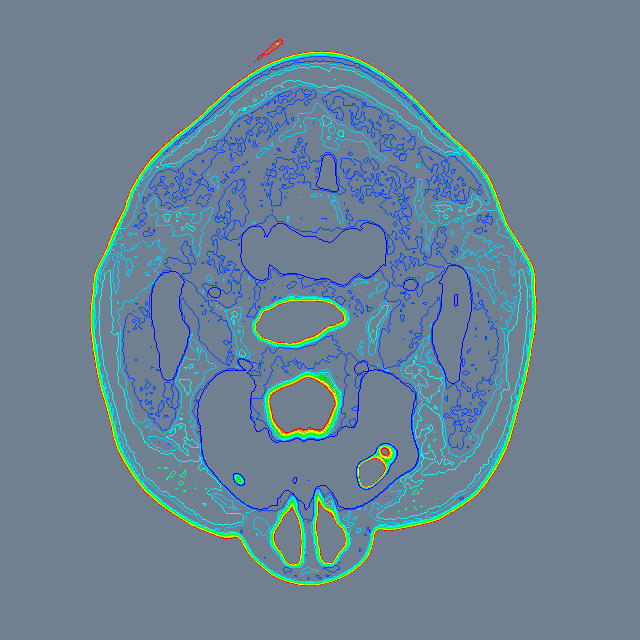

Reproduce this figure in Python.
#!/usr/bin/env python

# Generate 2D contour lines on a CT head slice using vtkFlyingEdges2D.

import os
from pathlib import Path

# Factory overrides: importing these modules registers the OpenGL rendering
# and interaction style implementations for vtkRenderingCore factory classes.
import vtkmodules.vtkInteractionStyle  # noqa: F401
import vtkmodules.vtkRenderingOpenGL2  # noqa: F401

# VTK pipeline classes used in this example
from vtkmodules.vtkFiltersCore import vtkFlyingEdges2D
from vtkmodules.vtkFiltersModeling import vtkOutlineFilter
from vtkmodules.vtkIOImage import vtkMetaImageReader
from vtkmodules.vtkImagingCore import vtkExtractVOI
from vtkmodules.vtkRenderingCore import (
    vtkActor,
    vtkPolyDataMapper,
    vtkRenderWindow,
    vtkRenderWindowInteractor,
    vtkRenderer,
)

# Colors (normalized RGB)
wheat = (0.961, 0.871, 0.702)
slate_gray = (0.439, 0.502, 0.565)

# Data file
data_dir = Path(os.environ.get("VPE_DATA_DIR", Path(__file__).parent))
file_name = str(data_dir / "FullHead.mhd")

# Reader: load the CT head volume
reader = vtkMetaImageReader()
reader.SetFileName(file_name)
reader.Update()

# Filter: extract a single axial slice
extract_voi = vtkExtractVOI()
extract_voi.SetInputConnection(reader.GetOutputPort())
extract_voi.SetVOI(0, 255, 0, 255, 45, 45)

scalar_range = [500, 1150]

# Filter: generate 2D contour lines on the slice
flying_edges = vtkFlyingEdges2D()
flying_edges.SetInputConnection(extract_voi.GetOutputPort())
flying_edges.GenerateValues(12, scalar_range)

# Mapper: map contour lines to graphics primitives
iso_mapper = vtkPolyDataMapper()
iso_mapper.SetInputConnection(flying_edges.GetOutputPort())
iso_mapper.ScalarVisibilityOn()
iso_mapper.SetScalarRange(scalar_range)

# Actor: display the contour lines
iso_actor = vtkActor()
iso_actor.SetMapper(iso_mapper)
iso_actor.GetProperty().SetColor(wheat)

# Filter: bounding outline of the slice
outline = vtkOutlineFilter()
outline.SetInputConnection(extract_voi.GetOutputPort())

# Mapper: map outline to graphics primitives
outline_mapper = vtkPolyDataMapper()
outline_mapper.SetInputConnection(outline.GetOutputPort())

# Actor: display the outline
outline_actor = vtkActor()
outline_actor.SetMapper(outline_mapper)

# Renderer: assemble the scene and configure the camera
renderer = vtkRenderer()
renderer.AddActor(outline_actor)
renderer.AddActor(iso_actor)
renderer.SetBackground(slate_gray)

# Window: display the rendered scene
render_window = vtkRenderWindow()
render_window.AddRenderer(renderer)
render_window.SetWindowName("flying head slice")
render_window.SetMultiSamples(0)
render_window.SetSize(640, 640)

# Scene: configure the camera
renderer.ResetCamera()
renderer.GetActiveCamera().Dolly(1.5)
renderer.ResetCameraClippingRange()

# Interactor: handle mouse and keyboard events
render_window_interactor = vtkRenderWindowInteractor()
render_window_interactor.SetRenderWindow(render_window)

# Launch the interactive visualization
render_window_interactor.Initialize()
render_window_interactor.Start()
